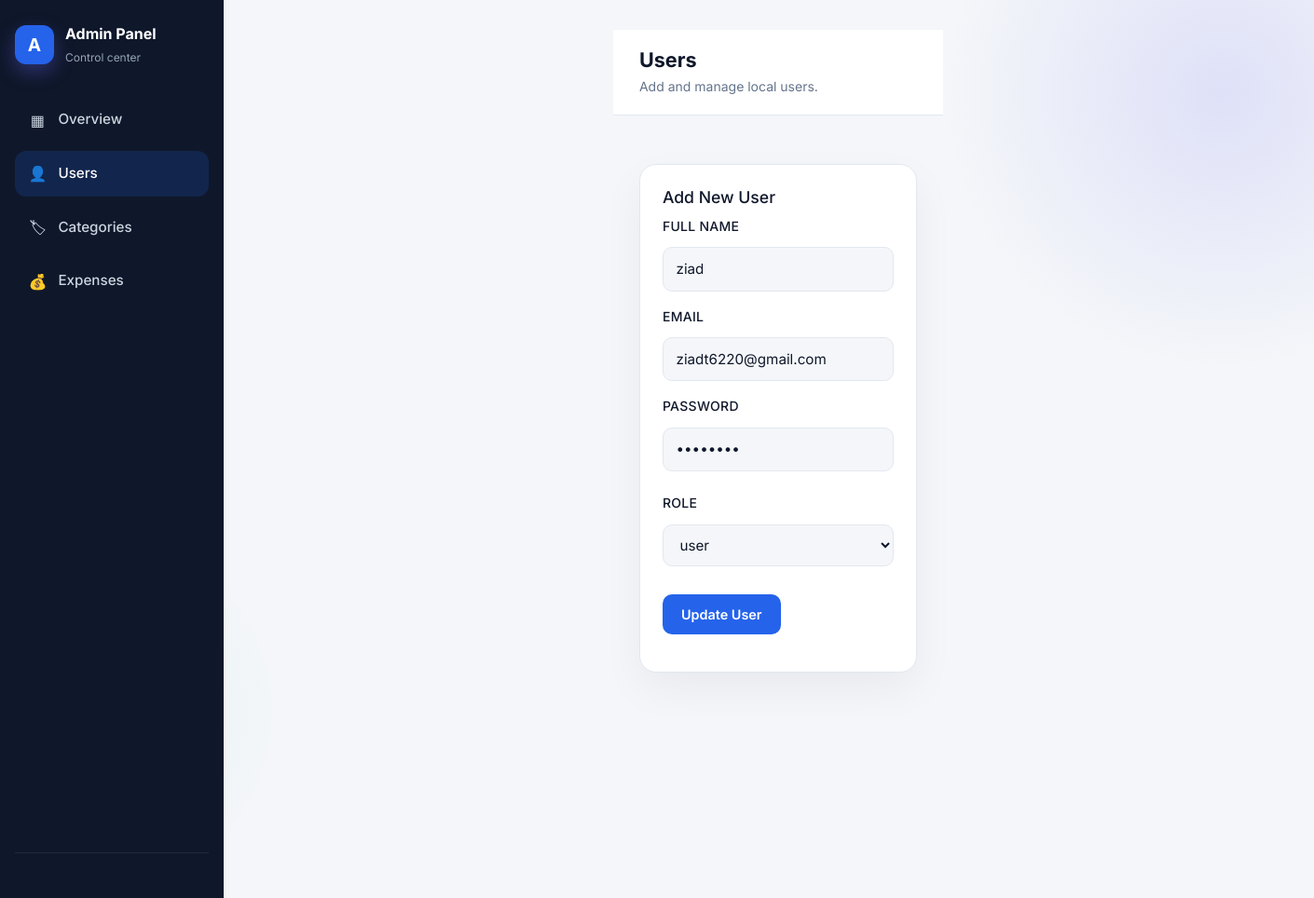
Screenshot of /admin/users.php?method=update&id=1 (signed in) with the database file from the repository.
### tables this page shows
CREATE TABLE `users` (
  `id` int(11) NOT NULL,
  `name` varchar(255) NOT NULL,
  `password` int(20) NOT NULL,
  `email` varchar(255) NOT NULL,
  `id_role` int(11) NOT NULL
);

CREATE TABLE `role` (
  `id` int(11) NOT NULL,
  `role` varchar(255) NOT NULL
);

### admin/users/select.php (called while the page is built, shortened)
<?php
class User{
public function getById($id){
 $conn=new mysqli("localhost","root","","system");
 $select="SELECT * FROM users where id=?";
 $stmt=$conn->prepare($select);
 $stmt->bind_param('i',$id);
 $stmt->execute();
 return $stmt->get_result()->fetch_assoc();
}
}
?>

### admin/role/select.php (called while the page is built, shortened)
<?php
class RoleSelect {
    public function getAllRoles() {
        $conn=new mysqli("localhost","root","","system");
        $query = "SELECT * FROM role";
        $result = $conn->query($query);
        $roles = [];
        while($row = $result->fetch_assoc()) {
            $roles[] = $row;
        }
        return $roles;
    }
}
?>

### admin/users/update.php (the view, shortened to what this page needs)
<?php
require_once "select.php";
require_once "role/select.php";
$roleSelect = new RoleSelect();
$roles=$roleSelect->getAllRoles();
$users=new User();
$user=$users->getById($_GET['id']);
?>
<article class="panel mt-4">
            <h2>Add New User</h2>
            <form action="users/do_edit.php?id=<?=$user['id']?>" method="post">
            <div class="form-group mb-3">
              <label class="form-label">Full Name</label>
              <input type="text" class="form-control-custom" id="newUserName" name="name" value="<?=$user['name']?>" placeholder="Name" />
            </div>
            <div class="form-group mb-3">
              <label class="form-label">Email</label>
              <input type="email" class="form-control-custom" id="newUserEmail" name="email" value="<?=$user['email']?>" placeholder="email@example.com" />
            </div>
            <div class="form-group mb-3">
            <div class="form-group mb-3">
              <label class="form-label">Password</label>
              <input type="password" class="form-control-custom" id="newUserEmail" name="password" value="<?=$user['password']?>" placeholder="password" />
            </div>
            <div class="form-group mb-3">
              <label class="form-label">Role</label>
              <select class="form-control-custom" name="role" id="newUserRole">
            <?php
            foreach ($roles as $role) {
             ?>
              <option value="<?= $role['id'] ?>" <?php if ($role['id'] == $user['id_role']) {
                echo 'selected';
              } ?>><?= $role['role'] ?></option>
             <?php
            }
            ?>
              </select>
            </div>
             <div class="form-actions">
                 <button type="submit" class="btn btn-primary" id="submitBtn">Update User</button>
                </div>
            </form>
          </article>

### styles.css (style rules this page uses)
*, *::before, *::after { margin: 0; padding: 0; box-sizing: border-box; }
:root { --bg: #f4f6f9; --surface: #ffffff; --sidebar: #0f172a; --sidebar-text: #94a3b8; --sidebar-active: #ffffff; --text: #0f172a; --text-muted: #64748b; --border: #e2e8f0; --primary: #2563eb; --primary-hover: #1d4ed8; --primary-light: #eff6ff; --danger: #ef4444; --danger-light: #fef2f2; --success: #10b981; --radius: 10px; --radius-lg: 14px; --shadow: 0 1px 3px rgba(15, 23, 42, 0.08); --shadow-lg: 0 10px 30px rgba(15, 23, 42, 0.1); --font: 'Inter', sans-serif; --sidebar-width: 260px; }
body { font-family: var(--font); background: var(--bg); color: var(--text); line-height: 1.5; }
button, input, select { font-family: inherit; }
.panel { background: var(--surface); border: 1px solid var(--border); border-radius: var(--radius-lg); padding: 1.5rem; box-shadow: var(--shadow); }
.form-group { display: flex; flex-direction: column; gap: 0.4rem; }
.form-group label { font-size: 0.875rem; font-weight: 500; }
.form-group input, .form-group select { padding: 0.7rem 0.85rem; border: 1px solid var(--border); border-radius: var(--radius); font-size: 0.95rem; background: var(--bg); }
.form-actions { display: flex; gap: 0.75rem; margin-top: 0.5rem; }
.btn { display: inline-flex; align-items: center; justify-content: center; padding: 0.65rem 1.25rem; border-radius: var(--radius); font-size: 0.9rem; font-weight: 600; cursor: pointer; border: none; transition: background 0.2s, transform 0.15s; text-decoration: none; }
.btn-primary { background: var(--primary); color: #fff; }

### css/auth.css (style rules this page uses)
:root { --navy: #0F172A; --navy-light: #1E293B; --indigo: #6366F1; --indigo-dark: #4F46E5; --indigo-light: #EEF2FF; --slate: #64748B; --slate-light: #F1F5F9; --white: #FFFFFF; --success: #10B981; --warning: #F59E0B; --danger: #EF4444; --text-primary: #0F172A; --text-secondary: #64748B; --border: #E2E8F0; }
* { box-sizing: border-box; }
body { font-family: 'Inter', sans-serif; background: linear-gradient(135deg, #0F172A 0%, #1E3A5F 50%, #0F172A 100%); min-height: 100vh; display: flex; align-items: center; justify-content: center; padding: 2rem 1rem; position: relative; overflow: hidden; }
body::before { content: ''; position: absolute; width: 600px; height: 600px; background: radial-gradient(circle, rgba(99,102,241,0.15) 0%, transparent 70%); top: -200px; right: -200px; pointer-events: none; }
body::after { content: ''; position: absolute; width: 400px; height: 400px; background: radial-gradient(circle, rgba(16,185,129,0.08) 0%, transparent 70%); bottom: -100px; left: -100px; pointer-events: none; }
.form-label { font-size: 0.82rem; font-weight: 600; color: var(--text-primary); letter-spacing: 0.02em; text-transform: uppercase; margin-bottom: 0.4rem; }
.form-control-custom { width: 100%; padding: 0.75rem 1rem 0.75rem 2.6rem; border: 1.5px solid var(--border); border-radius: 10px; font-family: 'Inter', sans-serif; font-size: 0.92rem; color: var(--text-primary); background: var(--slate-light); transition: all 0.2s ease; outline: none; }

### css/admin.css (style rules this page uses)
body { background: #f4f6f9; min-height: 100%; overflow-y: auto; }
.panel { background: #fff; border: 1px solid #e2e8f0; border-radius: 18px; padding: 1.5rem; box-shadow: 0 18px 45px rgba(15,23,42,0.05); }
.panel h2 { font-size: 1.1rem; margin-bottom: 0.6rem; }
.panel .form-group { margin-bottom: 1rem; }
.panel .form-control-custom { width: 100%; }

### rows the page displays
users: name "ziad", email "ziadt6220@gmail.com", role "user"
